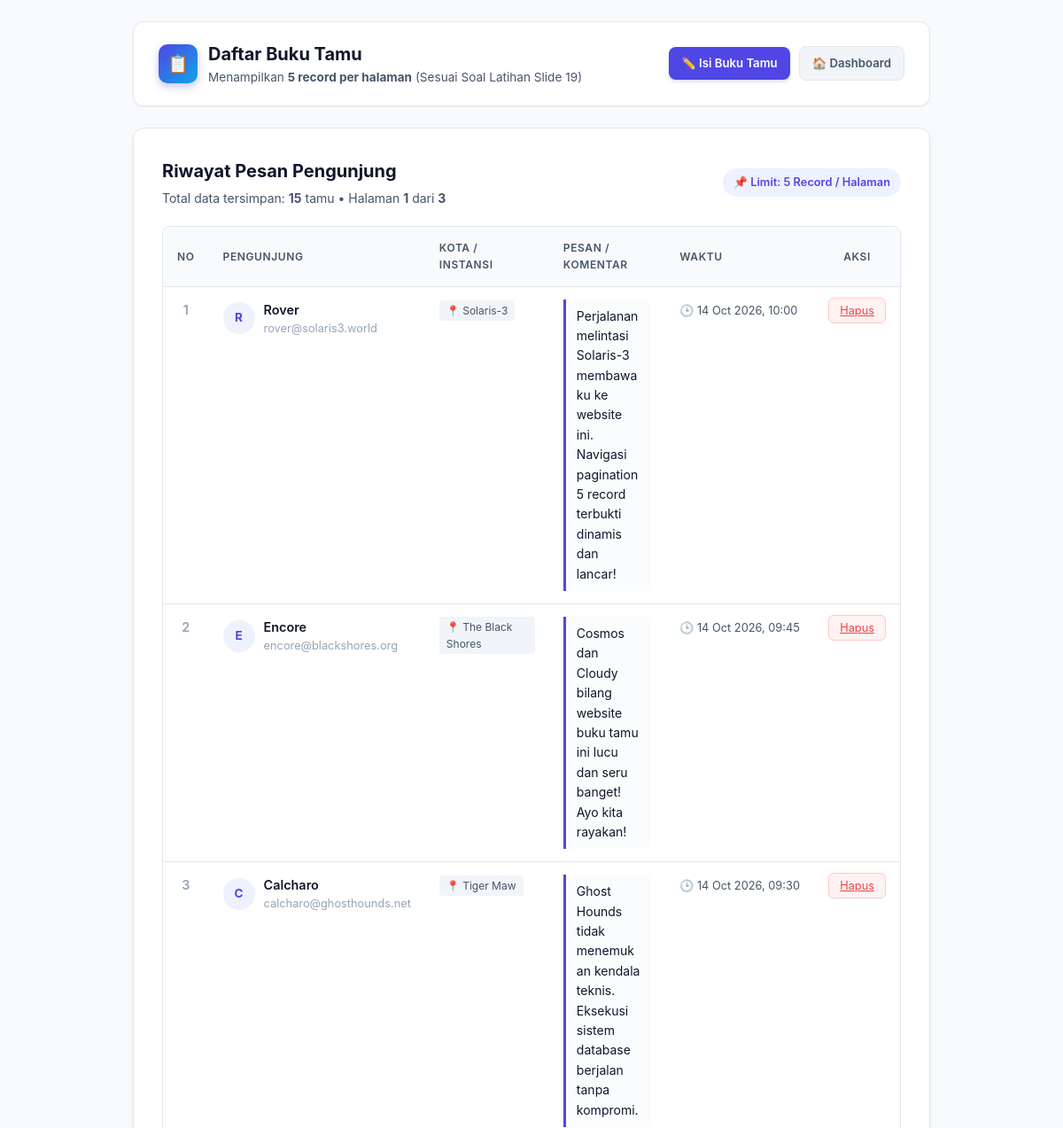
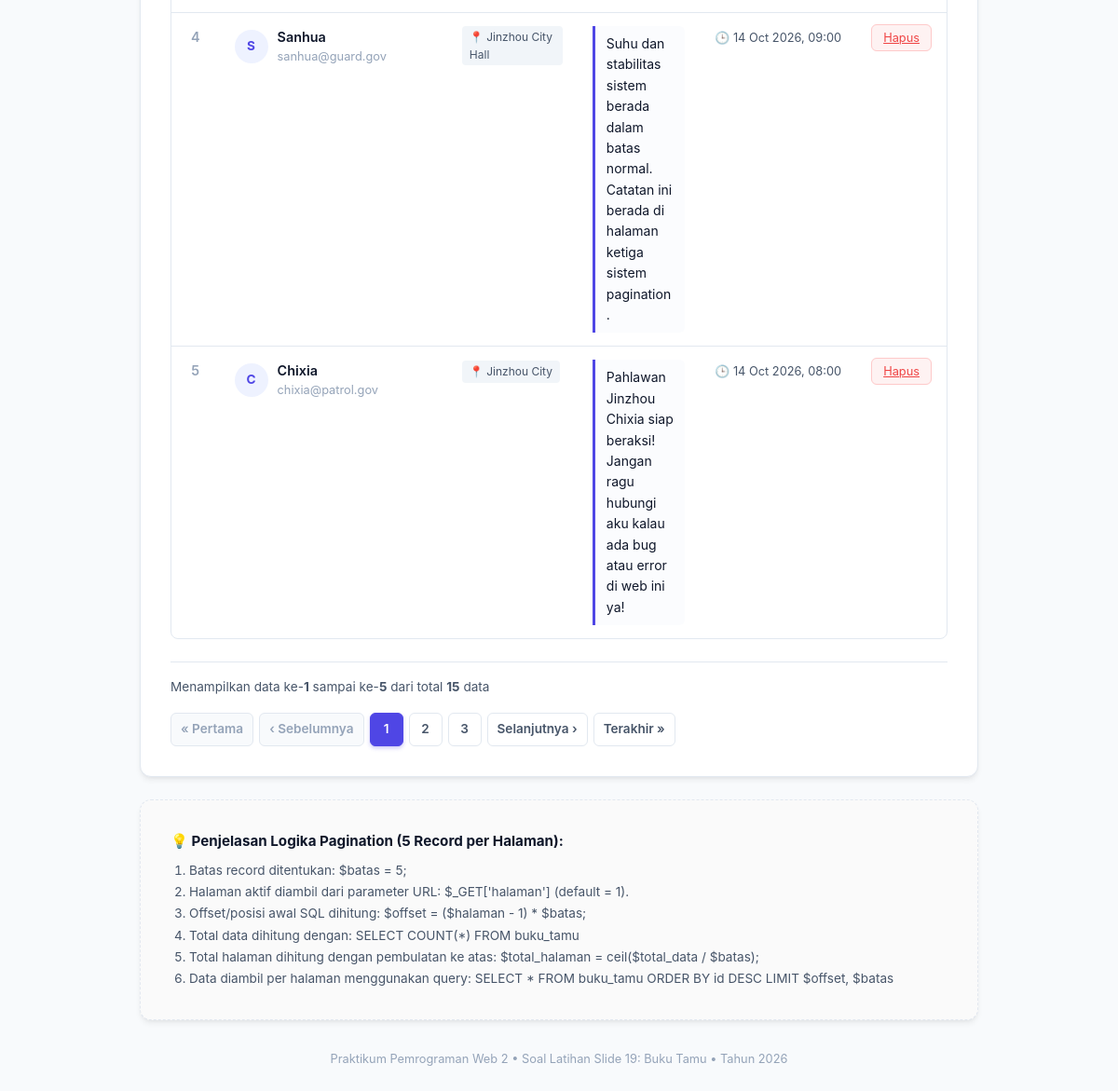
The page /buku_tamu/tampil.php on the database its author committed (2 pictures, top to bottom).
### tables this page shows
CREATE TABLE `buku_tamu` (
  `id` int(11) NOT NULL AUTO_INCREMENT,
  `nama` varchar(100) NOT NULL,
  `email` varchar(100) NOT NULL,
  `alamat` varchar(255) DEFAULT NULL,
  `pesan` text NOT NULL,
  `tgl_kunjung` datetime DEFAULT CURRENT_TIMESTAMP,
  PRIMARY KEY (`id`)
);

### buku_tamu/tampil.php (the view, shortened to what this page needs)
<?php
require_once __DIR__ . '/config.php';
$batas = 5;
$halaman = isset($_GET['halaman']) ? (int)$_GET['halaman'] : 1;
$hitung_query = mysqli_query($conn, "SELECT COUNT(*) AS total FROM buku_tamu");
$hitung_data  = mysqli_fetch_assoc($hitung_query);
$total_data   = $hitung_data ? (int)$hitung_data['total'] : 0;
$total_halaman = ($total_data > 0) ? (int)ceil($total_data / $batas) : 1;
$offset = ($halaman - 1) * $batas;
$query = mysqli_query($conn, "SELECT * FROM buku_tamu ORDER BY id DESC LIMIT $offset, $batas");
$data_dari = ($total_data > 0) ? ($offset + 1) : 0;
$data_sampai = min($offset + $batas, $total_data);
?>
<!DOCTYPE html>
<html lang="id">
<head>
    <link rel="stylesheet" href="style.css">
</head>
<body>
    <div class="container">
        <header class="header-nav">
            <div class="brand-title">
                <div class="brand-icon">📋</div>
                <div>
                    <h1>Daftar Buku Tamu</h1>
                    <p>Menampilkan <strong>5 record per halaman</strong> (Sesuai Soal Latihan Slide 19)</p>
                </div>
            </div>
            <div class="nav-actions">
                <a href="index.php" class="btn btn-primary btn-sm">
                    ✏️ Isi Buku Tamu
                </a>
                <a href="../index.php" class="btn btn-secondary btn-sm">
                    🏠 Dashboard
                </a>
            </div>
        </header>
        <div class="card">
            <div style="display: flex; justify-content: space-between; align-items: center; flex-wrap: wrap; gap: 12px; margin-bottom: 20px;">
                <div>
                    <h2 class="card-title" style="margin-bottom: 4px;">Riwayat Pesan Pengunjung</h2>
                    <p style="color: var(--text-secondary); font-size: 0.875rem;">
                        Total data tersimpan: <strong><?= $total_data ?></strong> tamu &bull;
                        Halaman <strong><?= $halaman ?></strong> dari <strong><?= $total_halaman ?></strong>
                    </p>
                </div>
                <div>
                    <span style="display: inline-block; background: var(--primary-light); color: var(--primary); font-weight: 600; font-size: 0.8rem; padding: 6px 12px; border-radius: 20px;">
                        📌 Limit: 5 Record / Halaman
                    </span>
                </div>
            </div>
            <?php if ($total_data > 0 && mysqli_num_rows($query) > 0): ?>
                <div class="table-responsive">
                    <table class="table-custom">
                        <thead>
                            <tr>
                                <th style="width: 50px; text-align: center;">No</th>
                                <th style="width: 220px;">Pengunjung</th>
                                <th style="width: 140px;">Kota / Instansi</th>
                                <th>Pesan / Komentar</th>
                                <th style="width: 140px;">Waktu</th>
                                <th style="width: 70px; text-align: center;">Aksi</th>
                            </tr>
                        </thead>
                        <tbody>
                            <?php
                            $no = $offset + 1;
                            while ($row = mysqli_fetch_assoc($query)):
                                $inisial = strtoupper(substr($row['nama'], 0, 1));
                                $waktu = !empty($row['tgl_kunjung']) ? date('d M Y, H:i', strtotime($row['tgl_kunjung'])) : '-';
                            ?>
                                <tr>
                                    <td style="text-align: center; font-weight: 600; color: var(--text-muted);">
                                        <?= $no++ ?>
                                    </td>
                                    <td>
                                        <div class="user-badge">
                                            <div class="avatar-circle"><?= $inisial ?></div>
                                            <div>
                                                <div class="user-meta-name"><?= htmlspecialchars($row['nama']) ?></div>
                                                <div class="user-meta-email"><?= htmlspecialchars($row['email']) ?></div>
                                            </div>
                                        </div>
                                    </td>
                                    <td>
                                        <?php if (!empty($row['alamat'])): ?>
                                            <span class="location-tag">📍 <?= htmlspecialchars($row['alamat']) ?></span>
                                        <?php else: ?>
                                            <span style="color: var(--text-muted); font-size: 0.8rem;">-</span>
                                        <?php endif; ?>
                                    </td>
                                    <td>
                                        <div class="message-box">
                                            <?= nl2br(htmlspecialchars($row['pesan'])) ?>
                                        </div>
                                    </td>
                                    <td>
                                        <span class="date-text">🕒 <?= $waktu ?></span>
                                    </td>
                                    <td style="text-align: center;">
                                        <a
                                            href="hapus.php?id=<?= $row['id'] ?>&halaman=<?= $halaman ?>"
                                            class="btn-danger"
                                            title="Hapus Pesan"
                                            onclick="return confirm('Apakah Anda yakin ingin menghapus pesan dari <?= htmlspecialchars(addslashes($row['nama'])) ?>?');"
                                        >
                                            Hapus
                                        </a>
                                    </td>
                                </tr>
                            <?php endwhile; ?>
                        </tbody>
                    </table>
                </div>
                <div class="pagination-wrapper">
                    <div class="pagination-info">
                        Menampilkan data ke-<strong><?= $data_dari ?></strong> sampai ke-<strong><?= $data_sampai ?></strong> dari total <strong><?= $total_data ?></strong> data
                    </div>
                    <div class="pagination-nav">
                        <?php if ($halaman > 1): ?>
                            <a href="?halaman=1" class="page-btn" title="Halaman Pertama">&laquo; Pertama</a>
                            <a href="?halaman=<?= $halaman - 1 ?>" class="page-btn" title="Halaman Sebelumnya">&lsaquo; Sebelumnya</a>
                        <?php else: ?>
                            <span class="page-btn disabled">&laquo; Pertama</span>
                            <span class="page-btn disabled">&lsaquo; Sebelumnya</span>
                        <?php endif; ?>
                        <?php for ($i = 1; $i <= $total_halaman; $i++): ?>
                            <?php if ($i == $halaman): ?>
                                <span class="page-btn active"><?= $i ?></span>
                            <?php else: ?>
                                <a href="?halaman=<?= $i ?>" class="page-btn"><?= $i ?></a>
                            <?php endif; ?>
                        <?php endfor; ?>
                        <?php if ($halaman < $total_halaman): ?>
                            <a href="?halaman=<?= $halaman + 1 ?>" class="page-btn" title="Halaman Selanjutnya">Selanjutnya &rsaquo;</a>
                            <a href="?halaman=<?= $total_halaman ?>" class="page-btn" title="Halaman Terakhir">Terakhir &raquo;</a>
                        <?php else: ?>
                            <span class="page-btn disabled">Selanjutnya &rsaquo;</span>
                            <span class="page-btn disabled">Terakhir &raquo;</span>
                        <?php endif; ?>
                    </div>
                </div>
            <?php endif; ?>
        </div>
        <div class="card" style="background: #fafafa; border-style: dashed;">
            <h4 style="font-size: 0.95rem; margin-bottom: 8px; color: var(--text-primary);">
                💡 Penjelasan Logika Pagination (5 Record per Halaman):
            </h4>
            <ol style="margin-left: 20px; font-size: 0.85rem; color: var(--text-secondary); line-height: 1.7;">
                <li>Batas record ditentukan: <code>$batas = 5;</code></li>
                <li>Halaman aktif diambil dari parameter URL: <code>$_GET['halaman']</code> (default = 1).</li>
                <li>Offset/posisi awal SQL dihitung: <code>$offset = ($halaman - 1) * $batas;</code></li>
                <li>Total data dihitung dengan: <code>SELECT COUNT(*) FROM buku_tamu</code></li>
                <li>Total halaman dihitung dengan pembulatan ke atas: <code>$total_halaman = ceil($total_data / $batas);</code></li>
                <li>Data diambil per halaman menggunakan query: <code>SELECT * FROM buku_tamu ORDER BY id DESC LIMIT $offset, $batas</code></li>
            </ol>
        </div>
        <p class="footer-text">
            Praktikum Pemrograman Web 2 &bull; Soal Latihan Slide 19: Buku Tamu &bull; Tahun 2026
        </p>
    </div>
</body>
</html>

### rows shown on the page
buku_tamu: nama "R", nama "Rover", email "rover@solaris3.world", alamat "Solaris-3", pesan "Perjalanan melintasi Solaris-3 membawaku ke website ini. Navigasi pagination 5 record terbukti dinamis dan lancar!", tgl_kunjung "14 Oct 2026, 10:00"
buku_tamu: nama "E", nama "Encore", email "encore@blackshores.org", alamat "The Black Shores", pesan "Cosmos dan Cloudy bilang website buku tamu ini lucu dan seru banget! Ayo kita rayakan!", tgl_kunjung "14 Oct 2026, 09:45"
buku_tamu: nama "C", nama "Calcharo", email "calcharo@ghosthounds.net", alamat "Tiger Maw", pesan "Ghost Hounds tidak menemukan kendala teknis. Eksekusi sistem database berjalan tanpa kompromi.", tgl_kunjung "14 Oct 2026, 09:30"
buku_tamu: nama "S", nama "Sanhua", email "sanhua@guard.gov", alamat "Jinzhou City Hall", pesan "Suhu dan stabilitas sistem berada dalam batas normal. Catatan ini berada di halaman ketiga sistem pagination.", tgl_kunjung "14 Oct 2026, 09:00"
buku_tamu: nama "C", nama "Chixia", email "chixia@patrol.gov", alamat "Jinzhou City", pesan "Pahlawan Jinzhou Chixia siap beraksi! Jangan ragu hubungi aku kalau ada bug atau error di web ini ya!", tgl_kunjung "14 Oct 2026, 08:00"

### other values the page prints
$total_data "15"
$halaman "1"
$total_halaman "3"
$data_dari "1"
$data_sampai "5"
